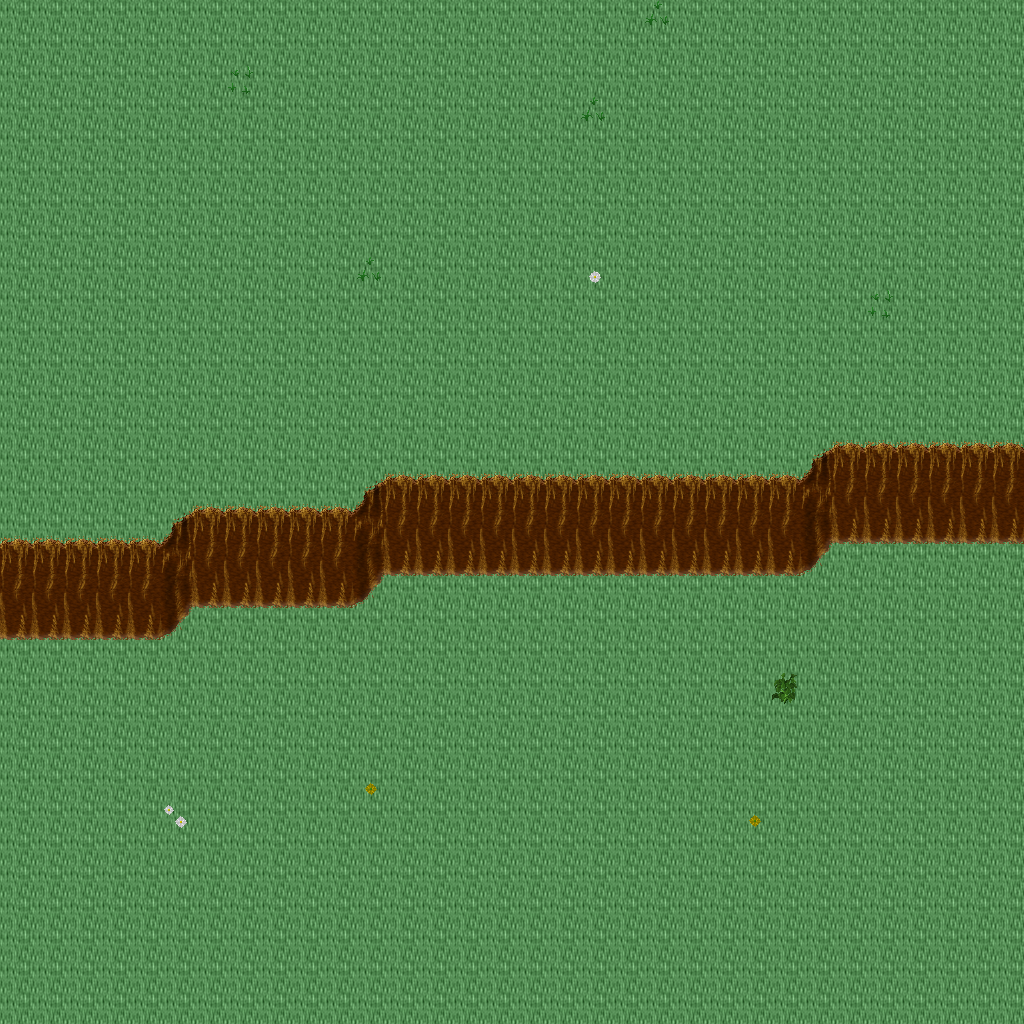

Tiled map render using the project's own tile images. Description and the map definition, with tile-layer contents summarised, below:
An orthogonal 32x32 tile map with 32x32 px tiles, 5 tile layers (Ground, Objects, Objects2, Above, ...), 1 hidden layer not drawn, 32 tilesets.

<map version="1.10" tiledversion="1.11.0" orientation="orthogonal" renderorder="right-down" width="32" height="32" tilewidth="32" tileheight="32" infinite="0" nextlayerid="11" nextobjectid="1">
 <tileset firstgid="1" name="ground_ground" tilewidth="32" tileheight="32" tilecount="33" columns="3">
  <image source="../drawable/ground_ground.png" width="96" height="352" />
 </tileset>
 <tileset firstgid="34" name="ground_ground_2" tilewidth="32" tileheight="32" tilecount="4" columns="4">
  <image source="../drawable/ground_ground_2.png" width="128" height="32" />
 </tileset>
 <tileset firstgid="38" name="ground_water_pool" tilewidth="32" tileheight="32" tilecount="72" columns="3">
  <image source="../drawable/ground_water_pool.png" width="96" height="768" />
 </tileset>
 <tileset firstgid="110" name="ground_ridge_earth_dark" tilewidth="32" tileheight="32" tilecount="96" columns="12">
  <image source="../drawable/ground_ridge_earth_dark.png" width="384" height="256" />
 </tileset>
 <tileset firstgid="206" name="plant_grasses" tilewidth="32" tileheight="32" tilecount="6" columns="3">
  <image source="../drawable/plant_grasses.png" width="96" height="64" />
 </tileset>
 <tileset firstgid="212" name="ground_rock_pebbles" tilewidth="32" tileheight="32" tilecount="3" columns="1">
  <image source="../drawable/ground_rock_pebbles.png" width="32" height="96" />
 </tileset>
 <tileset firstgid="215" name="plant_flower_daisy_yellow" tilewidth="32" tileheight="32" tilecount="8" columns="2">
  <image source="../drawable/plant_flower_daisy_yellow.png" width="64" height="128" />
 </tileset>
 <tileset firstgid="223" name="plant_flower_daisy_white" tilewidth="32" tileheight="32" tilecount="8" columns="2">
  <image source="../drawable/plant_flower_daisy_white.png" width="64" height="128" />
 </tileset>
 <tileset firstgid="231" name="ground_grass_edges" tilewidth="32" tileheight="32" tilecount="36" columns="12">
  <image source="../drawable/ground_grass_edges.png" width="384" height="96" />
 </tileset>
 <tileset firstgid="267" name="ground_earth_edges" tilewidth="32" tileheight="32" tilecount="18" columns="6">
  <image source="../drawable/ground_earth_edges.png" width="192" height="96" />
 </tileset>
 <tileset firstgid="285" name="ground_grass_corners" tilewidth="32" tileheight="32" tilecount="24" columns="6">
  <image source="../drawable/ground_grass_corners.png" width="192" height="128" />
 </tileset>
 <tileset firstgid="309" name="ground_square_paving" tilewidth="32" tileheight="32" tilecount="1" columns="1">
  <image source="../drawable/ground_square_paving.png" width="32" height="32" />
 </tileset>
 <tileset firstgid="310" name="plant_flower_daisy_red" tilewidth="32" tileheight="32" tilecount="8" columns="2">
  <image source="../drawable/plant_flower_daisy_red.png" width="64" height="128" />
 </tileset>
 <tileset firstgid="318" name="plant_flower_daisy_blue" tilewidth="32" tileheight="32" tilecount="8" columns="2">
  <image source="../drawable/plant_flower_daisy_blue.png" width="64" height="128" />
 </tileset>
 <tileset firstgid="326" name="plant_tree_tree_darkgreen" tilewidth="32" tileheight="32" tilecount="88" columns="8">
  <image source="../drawable/plant_tree_tree_darkgreen.png" width="256" height="352" />
 </tileset>
 <tileset firstgid="414" name="object_well" tilewidth="32" tileheight="32" tilecount="4" columns="2">
  <image source="../drawable/object_well.png" width="64" height="64" />
 </tileset>
 <tileset firstgid="418" name="plant_bush_bushes" tilewidth="32" tileheight="32" tilecount="10" columns="5">
  <image source="../drawable/plant_bush_bushes.png" width="160" height="64" />
 </tileset>
 <tileset firstgid="428" name="ground_eye" tilewidth="32" tileheight="32" tilecount="9" columns="3">
  <image source="../drawable/ground_eye.png" width="96" height="96" />
 </tileset>
 <tileset firstgid="437" name="plant_stump_rectangular" tilewidth="32" tileheight="32" tilecount="4" columns="2">
  <image source="../drawable/plant_stump_rectangular.png" width="64" height="64" />
 </tileset>
 <tileset firstgid="441" name="item_gothic_large_gravestone" tilewidth="32" tileheight="32" tilecount="9" columns="3">
  <image source="../drawable/item_gothic_large_gravestone.png" width="96" height="96" />
 </tileset>
 <tileset firstgid="450" name="logic_collision" tilewidth="32" tileheight="32" tilecount="1" columns="1">
  <image source="../drawable/logic_collision.png" width="32" height="32" />
 </tileset>
 <tileset firstgid="451" name="logic_item_herb" tilewidth="32" tileheight="32" tilecount="5" columns="5">
  <image source="../drawable/logic_item_herb.png" width="160" height="32" />
 </tileset>
 <tileset firstgid="456" name="ground_rock_rubble" tilewidth="32" tileheight="32" tilecount="9" columns="3">
  <image source="../drawable/ground_rock_rubble.png" width="96" height="96" />
 </tileset>
 <tileset firstgid="465" name="ground_rock_rocks_3" tilewidth="32" tileheight="32" tilecount="16" columns="4">
  <image source="../drawable/ground_rock_rocks_3.png" width="128" height="128" />
 </tileset>
 <tileset firstgid="481" name="ground_rock_large_boulder" tilewidth="32" tileheight="32" tilecount="9" columns="3">
  <image source="../drawable/ground_rock_large_boulder.png" width="96" height="96" />
 </tileset>
 <tileset firstgid="490" name="ground_rock_large_pebble" tilewidth="32" tileheight="32" tilecount="2" columns="2">
  <image source="../drawable/ground_rock_large_pebble.png" width="64" height="32" />
 </tileset>
 <tileset firstgid="492" name="ground_rock_rocks_2" tilewidth="32" tileheight="32" tilecount="4" columns="2">
  <image source="../drawable/ground_rock_rocks_2.png" width="64" height="64" />
 </tileset>
 <tileset firstgid="496" name="ground_green_paving" tilewidth="32" tileheight="32" tilecount="18" columns="3">
  <image source="../drawable/ground_green_paving.png" width="96" height="192" />
 </tileset>
 <tileset firstgid="514" name="logic_protection" tilewidth="32" tileheight="32" tilecount="2" columns="2">
  <image source="../drawable/logic_protection.png" width="64" height="32" />
 </tileset>
 <tileset firstgid="516" name="building_castle" tilewidth="32" tileheight="32" tilecount="320" columns="20">
  <image source="../drawable/building_castle.png" width="640" height="512" />
 </tileset>
 <tileset firstgid="836" name="logic_creature_ogre" tilewidth="32" tileheight="32" tilecount="4" columns="4">
  <image source="../drawable/logic_creature_ogre.png" width="128" height="32" />
 </tileset>
 <tileset firstgid="840" name="logic_creature_troll" tilewidth="32" tileheight="32" tilecount="4" columns="4">
  <image source="../drawable/logic_creature_troll.png" width="128" height="32" />
 </tileset>
 <layer id="1" name="Ground" width="32" height="32">
  <data>[1024 cells, 1024 non-empty, 1 distinct tile ids]</data>
 </layer>
 <layer id="2" name="Objects" width="32" height="32">
  <data>[1024 cells, 137 non-empty, 13 distinct tile ids]</data>
 </layer>
 <layer id="3" name="Objects2" width="32" height="32">
  <data>[1024 cells, 1 non-empty, 1 distinct tile ids]</data>
 </layer>
 <layer id="4" name="Above" width="32" height="32">
  <data>[1024 cells, 2 non-empty, 1 distinct tile ids]</data>
 </layer>
 <layer id="5" name="Above2" width="32" height="32">
  <data>[1024 cells, 0 non-empty, 0 distinct tile ids]</data>
 </layer>
 <layer id="6" name="Walkable" width="32" height="32" visible="0">
  <data>[1024 cells, 100 non-empty, 1 distinct tile ids]</data>
 </layer>
 <objectgroup id="7" name="Mapevents" />
 <objectgroup id="8" name="Spawn" />
 <objectgroup id="9" name="Keys" />
 <objectgroup id="10" name="Replace" />
</map>
